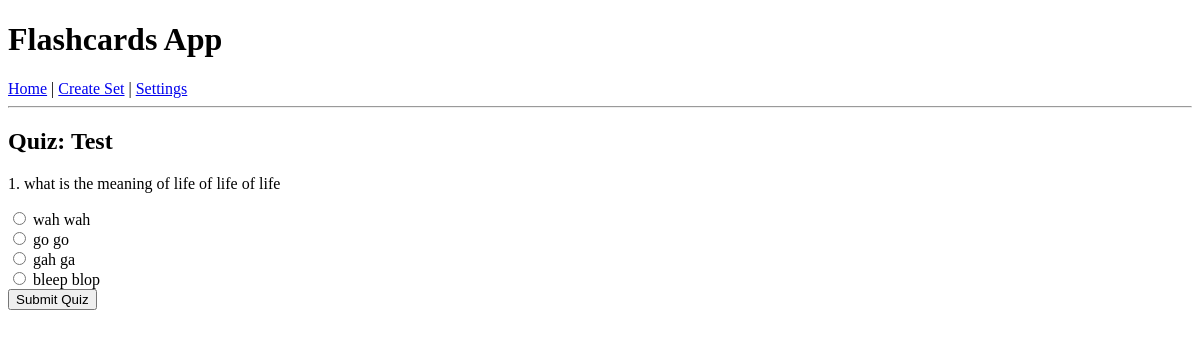
Page /set/1/quiz on the earlier database version.
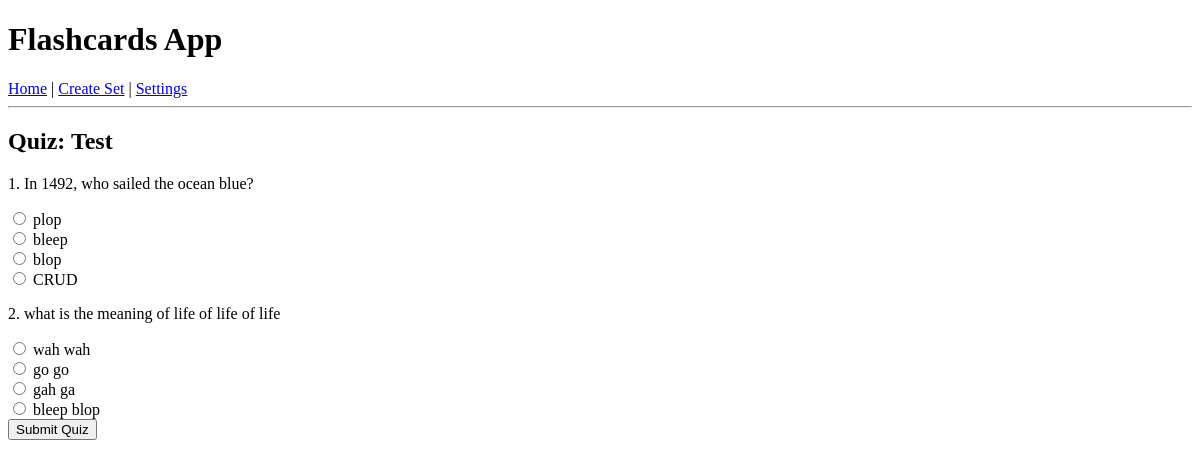
Same page on the later database version.
### models.py (models this page shows)
class FlashcardSet(db.Model):
    id = db.Column(db.Integer, primary_key=True)
    title = db.Column(db.String(100), nullable=False)
    questions = db.relationship('Question', backref='set', cascade="all, delete-orphan")

class Question(db.Model):
    id = db.Column(db.Integer, primary_key=True)
    set_id = db.Column(db.Integer, db.ForeignKey('flashcard_set.id'), nullable=False)
    question_text = db.Column(db.String(200), nullable=False)
    option_a = db.Column(db.String(100), nullable=False)
    option_b = db.Column(db.String(100), nullable=False)
    option_c = db.Column(db.String(100), nullable=False)
    option_d = db.Column(db.String(100), nullable=False)
    correct_option = db.Column(db.String(1), nullable=False)  # 'A', 'B', 'C', 'D'

### app.py (the view)
@app.route('/set/<int:set_id>/quiz', methods=['GET','POST'])
def take_quiz(set_id):
    flashcard_set = FlashcardSet.query.get_or_404(set_id)
    num_questions = session.get('num_questions', 5)
    questions = random.sample(flashcard_set.questions, min(num_questions, len(flashcard_set.questions)))
    if request.method == 'POST':
        score = 0
        for q in questions:
            if request.form.get(str(q.id)) == q.correct_option:
                score += 1
        return render_template('quiz.html', set=flashcard_set, questions=questions, score=score, finished=True)
    return render_template('quiz.html', set=flashcard_set, questions=questions, finished=False)

### templates/quiz.html
{% extends 'base.html' %}
{% block content %}
<h2>Quiz: {{ set.title }}</h2>
{% if finished %}
<p>Your score: {{ score }}/{{ questions|length }}</p>
<a href="{{ url_for('set_detail', set_id=set.id) }}">Back to Set</a>
{% else %}
<form method="POST">
    {% for q in questions %}
    <p>{{ loop.index }}. {{ q.question_text }}</p>
    <input type="radio" name="{{ q.id }}" value="A"> {{ q.option_a }}<br>
    <input type="radio" name="{{ q.id }}" value="B"> {{ q.option_b }}<br>
    <input type="radio" name="{{ q.id }}" value="C"> {{ q.option_c }}<br>
    <input type="radio" name="{{ q.id }}" value="D"> {{ q.option_d }}<br>
    {% endfor %}
    <input type="submit" value="Submit Quiz">
</form>
{% endif %}
{% endblock %}

### templates/base.html (shortened to what this page needs)
<!DOCTYPE html>
<html>
<head>
</head>
<body>
    <h1>Flashcards App</h1>
    <a href="{{ url_for('index') }}">Home</a> |
    <a href="{{ url_for('create_set') }}">Create Set</a> |
    <a href="{{ url_for('settings') }}">Settings</a>
    <hr>
    {% block content %}{% endblock %}
</body>
</html>

Differences in the rows shown:
added Question: question_text "In 1492, who sailed the ocean blue?", option_a "plop", option_b "bleep", option_c "blop", option_d "CRUD"
